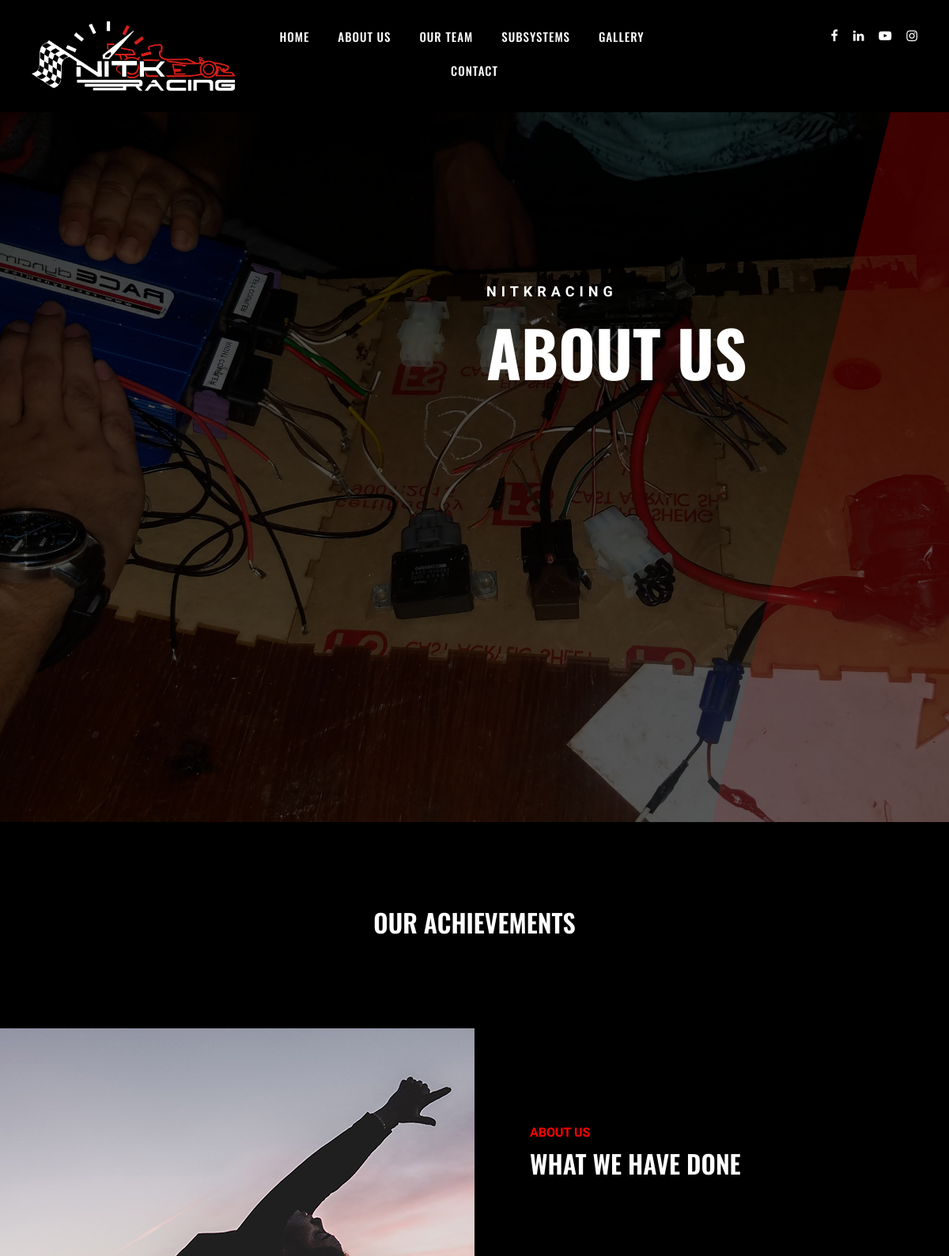
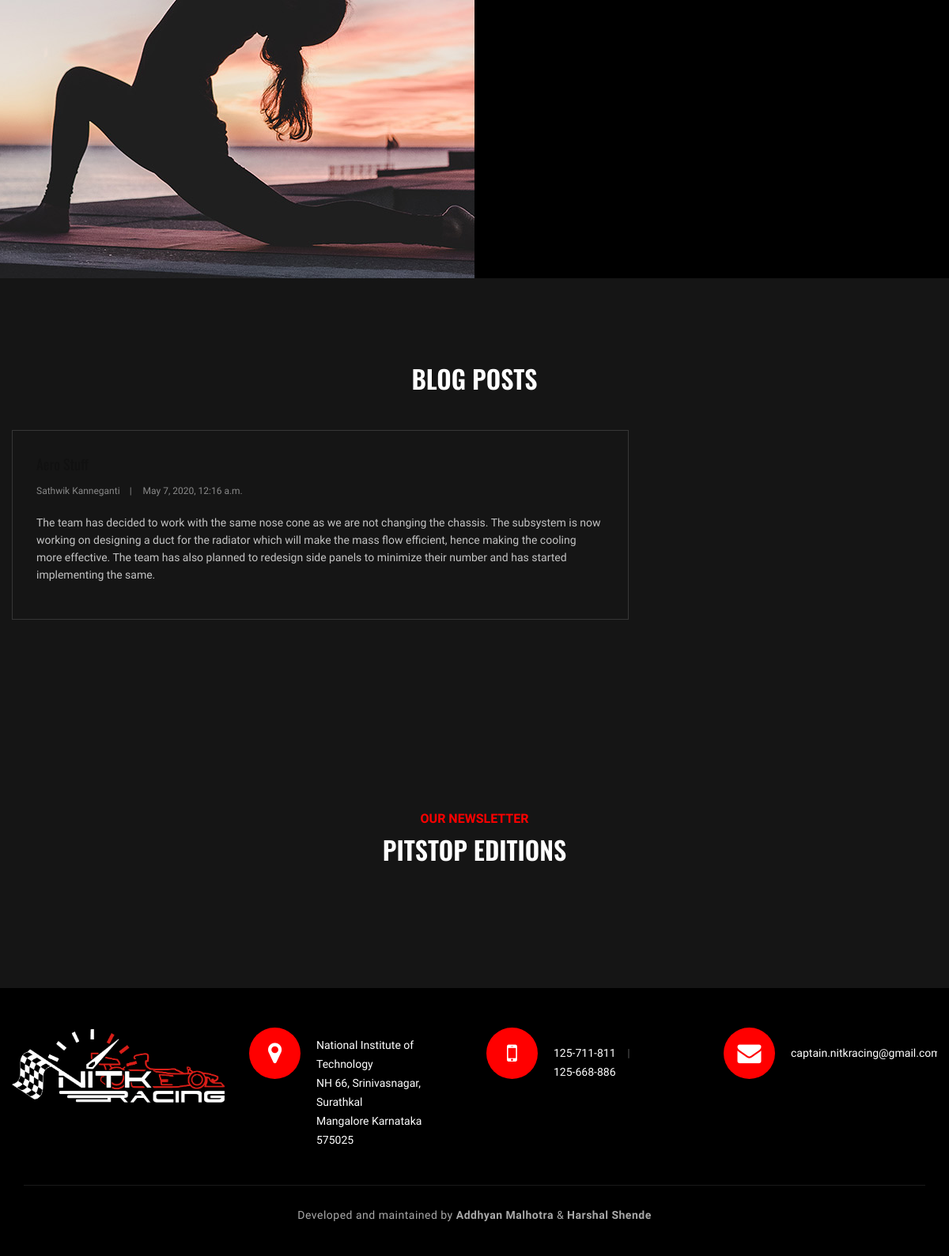
The page /about/ on the database its author committed (2 pictures, top to bottom).
### mysite/models.py (models this page shows, shortened)
class Banner(models.Model):
    page_to_display = models.IntegerField(default=1)
    bg_img = models.ImageField(upload_to='images/')
    small_text = models.CharField(max_length=50)
    large_text = models.CharField(max_length=150)

class Blog(models.Model):
    title = models.CharField(max_length=200, unique=True)
    slug = models.SlugField(max_length=200, unique=True)
    blog_filter= models.IntegerField(default=0)
    author = models.ForeignKey(Member, on_delete= models.CASCADE,related_name='blog_posts')
    updated_on = models.DateTimeField(auto_now= True)
    content = models.TextField()
    created_on = models.DateTimeField(auto_now_add=True)
    class Meta:
        ordering = ['-created_on']

class Member(models.Model):
    roll_number = models.CharField(max_length=8, primary_key=True)
    sig = models.IntegerField(default=0)
    member_name = models.CharField(max_length=50)
    post = models.CharField(max_length=300)
    insta = models.URLField(default="")
    linkdin = models.URLField(default="")
    member_img = models.ImageField(upload_to='images/members')
    sig_head = models.BooleanField(default=False)
    def __str__(self):
        return self.member_name

### mysite/views.py (the view)
# urls.py: path('about/', views.about, name='about'),
def about(request):
    sponsors_list = Sponsor.objects.all()
    banners_list = Banner.objects.filter(page_to_display=2)
    blog_list = Blog.objects.all()
    sig_head_list = Member.objects.filter(sig_head=True)
    image_gallery_full = Image.objects.all()
    full_member_list = Member.objects.all()
    image_gallery_short = Image.objects.filter(display_on_index=True)
    document_list = Document.objects.filter(subsystem_filter=5)
    context = {'banners_list': banners_list,
               'blog_list': blog_list,
               'sig_head_list': sig_head_list,
               'image_gallery_full': image_gallery_full,
               'image_gallery_short': image_gallery_short,
               'members_list': full_member_list,
               'sponsors_list': sponsors_list,
               'document_list': document_list
               }
    return render(request, 'about.html', context=context)

### mysite/templates/about.html (shortened to what this page needs)
<!DOCTYPE html>
<html lang="zxx">
<head>
 {% load static %}
    <link rel="stylesheet" href="../static/css/bootstrap.min.css" type="text/css">
    <link rel="stylesheet" href="../static/css/font-awesome.min.css" type="text/css">
    <link rel="stylesheet" href="../static/css/flaticon.css" type="text/css">
    <link rel="stylesheet" href="../static/css/owl.carousel.min.css" type="text/css">
    <link rel="stylesheet" href="../static/css/barfiller.css" type="text/css">
    <link rel="stylesheet" href="../static/css/magnific-popup.css" type="text/css">
    <link rel="stylesheet" href="../static/css/slicknav.min.css" type="text/css">
    <link rel="stylesheet" href="../static/css/style.css" type="text/css">
</head>
<body>
    <header class="header-section">
        <div class="container-fluid">
            <div class="row">
                <div class="col-lg-3">
                    <div class="logo">
                        <a href="../index">
                            <img src="../static/img/logo.png" alt="">
                        </a>
                    </div>
                </div>
                <div class="col-lg-6">
                      <nav class="nav-menu">
                        <ul>
                            <li><a href="../index">Home</a></li>
                            <li><a href="../about">About Us</a></li>
                            <li><a href="../team">Our Team</a></li>
                            <li><a href="#">Subsystems</a>
                                </li>
                                  <li><a href="../gallery">Gallery</a></li>
                             <li><a href="../contact">Contact</a></li>
                        </ul>
                    </nav>
                </div>
                <div class="col-lg-3">
                    <div class="top-option">
                        <div class="to-social">
            <a href="https://www.facebook.com/nitkracing"><i class="fa fa-facebook"></i></a>
              <a href="https://www.linkedin.com/company/nitk-racing"><i class="fa fa-linkedin"></i></a>
            <a href="https://www.youtube.com/channel/UCboCcz11TdW0tMa_5n-eiyA"><i class="fa fa-youtube-play"></i></a>
            <a href="https://www.instagram.com/nitkracing/"><i class="fa fa-instagram"></i></a>
                        </div>
                    </div>
                </div>
            </div>
        </div>
    </header>
   <section class="hero-section">
        <div class="hs-slider owl-carousel">
            {% for banner in banners_list %}
               <div class="hs-item set-bg"  data-setbg="{{banner.bg_img.url}}">
                    <div class="container">
                        <div class="row">
                            <div class="col-lg-6 offset-lg-6">
                                <div class="hi-text">
                                    <span>{{ banner.small_text }}</span>
                                    <h1>{{ banner.large_text }}</h1>
                                </div>
                            </div>
                        </div>
                    </div>
                </div>
            {% endfor %}
        </div>
    </section>
    <section class="choseus-section spad">
        <div class="container">
            <div class="row">
                <div class="col-lg-12">
                    <div class="section-title">
                        <h2>Our Achievements</h2>
                    </div>
                </div>
            </div>
            </div>
    </section>
    <section class="aboutus-section">
        <div class="container-fluid">
            <div class="row">
                <div class="col-lg-6 p-0">
                    <div class="about-video set-bg" data-setbg="img/about-us.jpg">
         <iframe width="920" height="640" src="https://www.youtube.com/embed/3OvBsaO8wPc" frameborder="0" allow="accelerometer; autoplay; encrypted-media; gyroscope; picture-in-picture" allowfullscreen></iframe>
                    </div>
                </div>
                <div class="col-lg-6 p-0">
                    <div class="about-text">
                        <div class="section-title">
                            <span>About Us</span>
                            <h2>What we have done</h2>
                        </div>
                    </div>
                </div>
            </div>
        </div>
    </section>
    <section class="testimonial-section spad">
        <div class="container">
            <div class="row">
                <div class="col-lg-12">
                    <div class="section-title">
                        <h2>BLOG POSTS</h2>
                    </div>
            <div class="row">
                <div class="col-lg-8 p-0">
                    <div class="blog-item">
                      {% for blog in blog_list %}
                        <div class="bi-text">
                            <h5>{{ blog.title }}</h5>
                            <ul>
                                <li>{{ blog.author }}</li>
                                <li>{{ blog.updated_on }}</li>
                            </ul>
                            <p>{{ blog.content }}</p>
                        </div>
                       {% endfor %}
                </div>
            </div>
        </div>
                </div>
            </div>
        </div>
    </section>
    <section class="pricing-section service-pricing spad">
        <div class="container">
            <div class="row">
                <div class="col-lg-12">
                    <div class="section-title">
                        <span>Our Newsletter</span>
                        <h2>PITSTOP Editions</h2>
                    </div>
                </div>
            </div>
            </div>
    </section>
    <section class="footer-section">
    <div class="container-fluid">
        <div class="row">
            <div class="col-lg-3">
                <div class="fs-about">
                   <div class="logo">
                    <a href="../">
                        <img src="{% static 'img/logo.png' %}" alt="">
                    </a>
                </div>
                </div>
            </div>
            <div class="col-md-3">
                    <div class="gt-text">
                        <i class="fa fa-map-marker"></i>
                        <p>National Institute of Technology<br> NH 66, Srinivasnagar, Surathkal<br> Mangalore
                          Karnataka <br>
                            575025</p>
                    </div>
                </div>
                <div class="col-md-3">
                    <div class="gt-text">
                        <i class="fa fa-mobile"></i>
                        <ul>
                            <li>125-711-811</li>
                            <li>125-668-886</li>
                        </ul>
                    </div>
                </div>
                <div class="col-md-3">
                    <div class="gt-text email">
                        <i class="fa fa-envelope"></i>
                        <p>captain.nitkracing@gmail.com</p>
                    </div>
                </div>
        </div>  <div class="col-lg-12 text-center">
                    <div class="copyright-text">
                        <p>Developed and maintained by <strong>Addhyan Malhotra</strong> & <strong>Harshal
                            Shende</strong></p>
                    </div>
                </div>
    </div>
</section>
</body>
</html>

### mysite/static/css/barfiller.css (style rules this page uses)
body { font-family: Arial; }

### rows shown on the page
Banner: small_text "NITKRACING", large_text "ABOUT US"
Blog: author "Sathwik Kanneganti", updated_on "May 7, 2020, 12:16 a.m.", content "The team has decided to work with the same nose cone as we are not changing the chassis. The subsystem is now working on designing a duct for the radiator which will make the mass flow efficient, hence making the cooling more effective. The team has also planned to redesign side panels to minimize their number and has started implementing the same."
